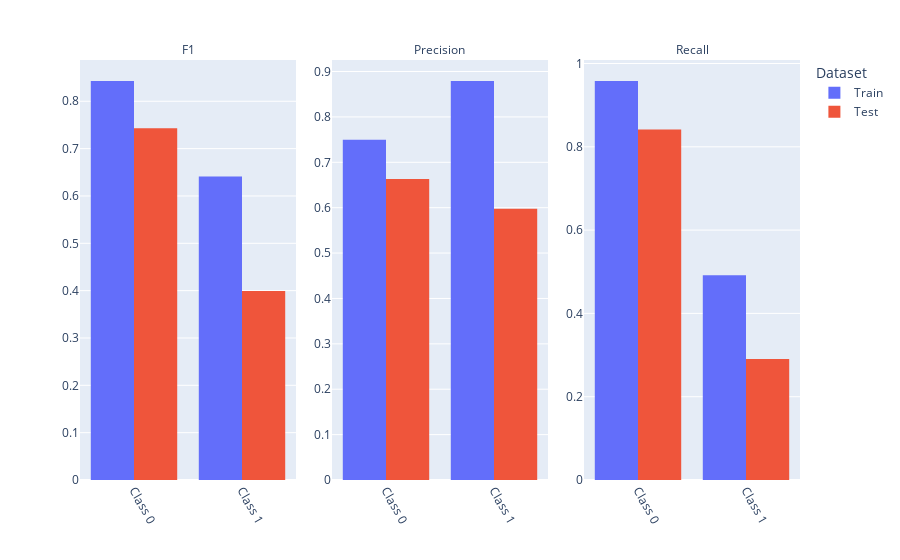
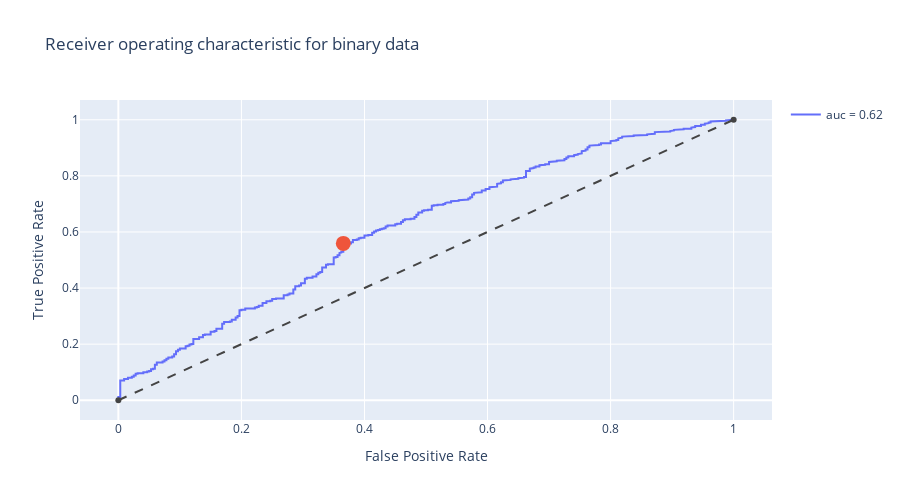
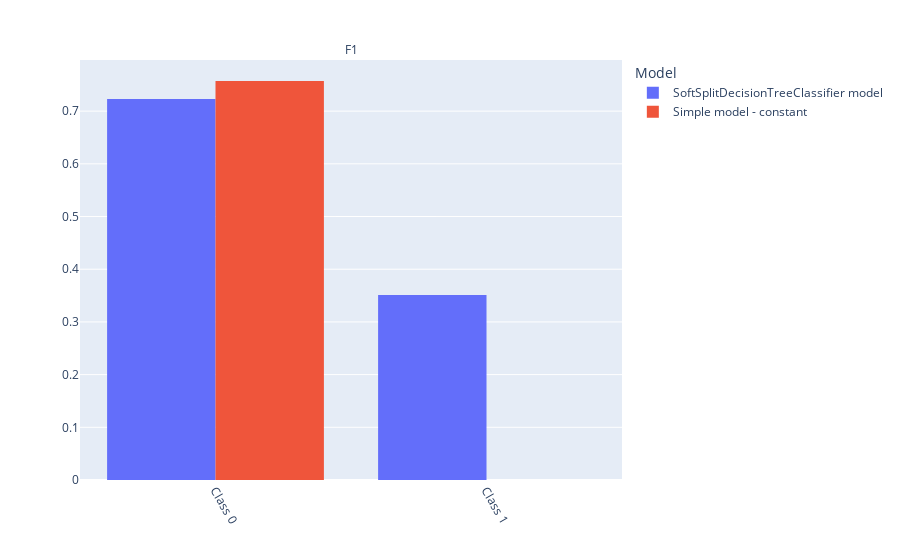
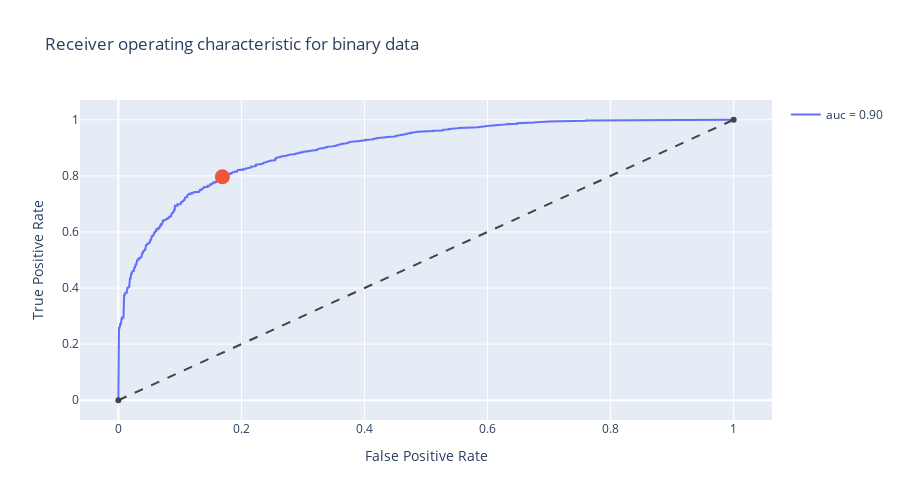

These figures' notebook cell, in order:
### Code cell
suite.run(train_dataset=ds_train, test_dataset=ds_test, model=rf_clf)

### Figure 1 — Plotly figure (JSON) as saved in the notebook; plotly's stock layout.template omitted (floating-point values rounded to 4 significant figures)
{"data": [{"alignmentgroup": "True", "bingroup": "x", "histfunc": "sum", "hovertemplate": "Dataset=Train<br>Metric=F1<br>Class=%{x}<br>sum of Value=%{y}<extra></extra>", "legendgroup": "Train", "marker": {"color": "#636efa", "pattern": {"shape": ""}}, "name": "Train", "offsetgroup": "Train", "orientation": "v", "showlegend": true, "type": "histogram", "x": [0, 1], "xaxis": "x", "y": [0.8428, 0.6413], "yaxis": "y"}, {"alignmentgroup": "True", "bingroup": "x", "histfunc": "sum", "hovertemplate": "Dataset=Train<br>Metric=Precision<br>Class=%{x}<br>sum of Value=%{y}<extra></extra>", "legendgroup": "Train", "marker": {"color": "#636efa", "pattern": {"shape": ""}}, "name": "Train", "offsetgroup": "Train", "orientation": "v", "showlegend": false, "type": "histogram", "x": [0, 1], "xaxis": "x2", "y": [0.7499, 0.8791], "yaxis": "y2"}, {"alignmentgroup": "True", "bingroup": "x", "histfunc": "sum", "hovertemplate": "Dataset=Train<br>Metric=Recall<br>Class=%{x}<br>sum of Value=%{y}<extra></extra>", "legendgroup": "Train", "marker": {"color": "#636efa", "pattern": {"shape": ""}}, "name": "Train", "offsetgroup": "Train", "orientation": "v", "showlegend": false, "type": "histogram", "x": [0, 1], "xaxis": "x3", "y": [0.958, 0.4916], "yaxis": "y3"}, {"alignmentgroup": "True", "bingroup": "x", "histfunc": "sum", "hovertemplate": "Dataset=Test<br>Metric=F1<br>Class=%{x}<br>sum of Value=%{y}<extra></extra>", "legendgroup": "Test", "marker": {"color": "#EF553B", "pattern": {"shape": ""}}, "name": "Test", "offsetgroup": "Test", "orientation": "v", "showlegend": true, "type": "histogram", "x": [0, 1], "xaxis": "x", "y": [0.7428, 0.3992], "yaxis": "y"}, {"alignmentgroup": "True", "bingroup": "x", "histfunc": "sum", "hovertemplate": "Dataset=Test<br>Metric=Precision<br>Class=%{x}<br>sum of Value=%{y}<extra></extra>", "legendgroup": "Test", "marker": {"color": "#EF553B", "pattern": {"shape": ""}}, "name": "Test", "offsetgroup": "Test", "orientation": "v", "showlegend": false, "type": "histogram", "x": [0, 1], "xaxis": "x2", "y": [0.6631, 0.5976], "yaxis": "y2"}, {"alignmentgroup": "True", "bingroup": "x", "histfunc": "sum", "hovertemplate": "Dataset=Test<br>Metric=Recall<br>Class=%{x}<br>sum of Value=%{y}<extra></extra>", "legendgroup": "Test", "marker": {"color": "#EF553B", "pattern": {"shape": ""}}, "name": "Test", "offsetgroup": "Test", "orientation": "v", "showlegend": false, "type": "histogram", "x": [0, 1], "xaxis": "x3", "y": [0.8417, 0.2906], "yaxis": "y3"}], "layout": {"annotations": [{"font": {}, "showarrow": false, "text": "F1", "x": 0.15, "xanchor": "center", "xref": "paper", "y": 1, "yanchor": "bottom", "yref": "paper"}, {"font": {}, "showarrow": false, "text": "Precision", "x": 0.5, "xanchor": "center", "xref": "paper", "y": 1, "yanchor": "bottom", "yref": "paper"}, {"font": {}, "showarrow": false, "text": "Recall", "x": 0.85, "xanchor": "center", "xref": "paper", "y": 1, "yanchor": "bottom", "yref": "paper"}], "barmode": "group", "legend": {"title": {"text": "Dataset"}, "tracegroupgap": 0}, "margin": {"t": 60}, "xaxis": {"anchor": "y", "domain": [0, 0.3], "tickangle": 60, "tickprefix": "Class ", "title": {}, "type": "category"}, "xaxis2": {"anchor": "y2", "domain": [0.35, 0.65], "matches": "x", "tickangle": 60, "tickprefix": "Class ", "title": {}, "type": "category"}, "xaxis3": {"anchor": "y3", "domain": [0.7, 1], "matches": "x", "tickangle": 60, "tickprefix": "Class ", "title": {}, "type": "category"}, "yaxis": {"anchor": "x", "domain": [0, 1], "showticklabels": true, "title": {}}, "yaxis2": {"anchor": "x2", "domain": [0, 1], "showticklabels": true, "title": {}}, "yaxis3": {"anchor": "x3", "domain": [0, 1], "showticklabels": true, "title": {}}}}

### Figure 2 — Plotly figure (JSON) as saved in the notebook; plotly's stock layout.template omitted (floating-point values rounded to 4 significant figures; data arrays with more than 128 entries replaced by an {"elided": "..."} marker saying what was removed)
{"data": [{"line": {"width": 2}, "name": "auc = 0.62", "type": "scatter", "x": {"elided": "375 float values"}, "y": {"elided": "375 float values"}}, {"hovertemplate": "TPR: %{y:.2%}<br>FPR: %{x:.2%}<br>Youden's Index: 0.715", "marker": {"size": 15}, "mode": "markers", "showlegend": false, "type": "scatter", "x": [0.3656], "y": [0.5591]}, {"line": {"color": "#444", "dash": "dash", "width": 2}, "showlegend": false, "type": "scatter", "x": [0, 1], "y": [0, 1]}], "layout": {"height": 500, "title": {"text": "Receiver operating characteristic for binary data"}, "width": 900, "xaxis": {"title": {"text": "False Positive Rate"}}, "yaxis": {"title": {"text": "True Positive Rate"}}}}

### Figure 3 — Plotly figure (JSON) as saved in the notebook; plotly's stock layout.template omitted (floating-point values rounded to 4 significant figures)
{"data": [{"alignmentgroup": "True", "bingroup": "x", "histfunc": "sum", "hovertemplate": "Model=SoftSplitDecisionTreeClassifier model<br>Metric=F1<br>value=%{x}<br>sum of Value=%{y}<extra></extra>", "legendgroup": "SoftSplitDecisionTreeClassifier model", "marker": {"color": "#636efa", "pattern": {"shape": ""}}, "name": "SoftSplitDecisionTreeClassifier model", "offsetgroup": "SoftSplitDecisionTreeClassifier model", "orientation": "v", "showlegend": true, "type": "histogram", "x": [0, 1], "xaxis": "x", "y": [0.723, 0.351], "yaxis": "y"}, {"alignmentgroup": "True", "bingroup": "x", "histfunc": "sum", "hovertemplate": "Model=Simple model - constant<br>Metric=F1<br>value=%{x}<br>sum of Value=%{y}<extra></extra>", "legendgroup": "Simple model - constant", "marker": {"color": "#EF553B", "pattern": {"shape": ""}}, "name": "Simple model - constant", "offsetgroup": "Simple model - constant", "orientation": "v", "showlegend": true, "type": "histogram", "x": [0, 1], "xaxis": "x", "y": [0.7572, 0], "yaxis": "y"}], "layout": {"annotations": [{"font": {}, "showarrow": false, "text": "F1", "x": 0.5, "xanchor": "center", "xref": "paper", "y": 1, "yanchor": "bottom", "yref": "paper"}], "barmode": "group", "legend": {"title": {"text": "Model"}, "tracegroupgap": 0}, "margin": {"t": 60}, "xaxis": {"anchor": "y", "domain": [0, 1], "tickangle": 60, "tickprefix": "Class ", "title": {}, "type": "category"}, "yaxis": {"anchor": "x", "domain": [0, 1], "showticklabels": true, "title": {}}}}

### Figure 4 — Plotly figure (JSON) as saved in the notebook; plotly's stock layout.template omitted (floating-point values rounded to 4 significant figures; data arrays with more than 128 entries replaced by an {"elided": "..."} marker saying what was removed)
{"data": [{"line": {"width": 2}, "name": "auc = 0.90", "type": "scatter", "x": {"elided": "643 float values"}, "y": {"elided": "643 float values"}}, {"hovertemplate": "TPR: %{y:.2%}<br>FPR: %{x:.2%}<br>Youden's Index: 0.663", "marker": {"size": 15}, "mode": "markers", "showlegend": false, "type": "scatter", "x": [0.1691], "y": [0.7965]}, {"line": {"color": "#444", "dash": "dash", "width": 2}, "showlegend": false, "type": "scatter", "x": [0, 1], "y": [0, 1]}], "layout": {"height": 500, "title": {"text": "Receiver operating characteristic for binary data"}, "width": 900, "xaxis": {"title": {"text": "False Positive Rate"}}, "yaxis": {"title": {"text": "True Positive Rate"}}}}
